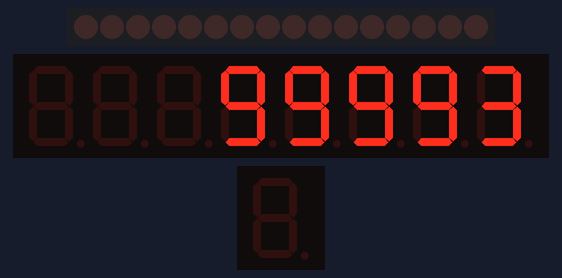
The sketch below on a simulated Arduino Mega 2560, built with avr-gcc and run on an emulated ATmega2560. On the bench: 16 shift-register outputs drawn as a row of LEDs (first output left, lit = HIGH), 2 × 8-digit seven-segment display. Wiring (inferred from the names in the program): 2 × shift register (74HC595): data pin 25; shift clock pin 22; latch pin 31; 2 × MAX7219 LED driver: data pin 29, clock pin 39, CS pin 37 / data pin 43, clock pin 45, CS pin 41. Wiring (inferred from the signals the program sends): row of LEDs: on Q0, Q1, Q2, Q3, Q4, Q5, Q6, Q7, Q8, Q9, Q10, Q11, Q12, Q13, Q14, Q15.

Above: at 6.1 s.
At 8.1 s:
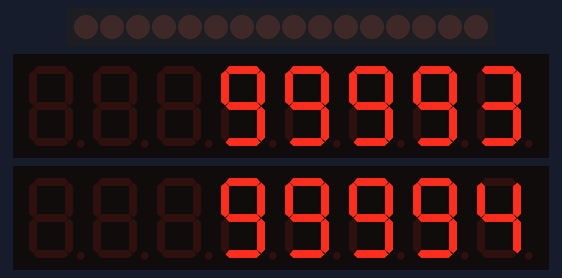
At 10.1 s:
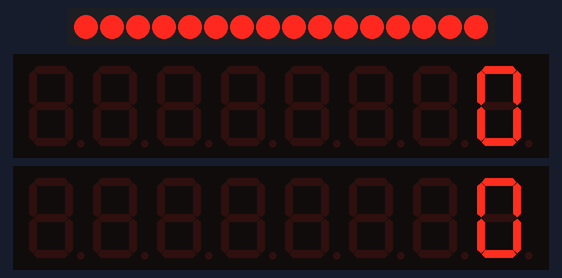
At 17.2 s:
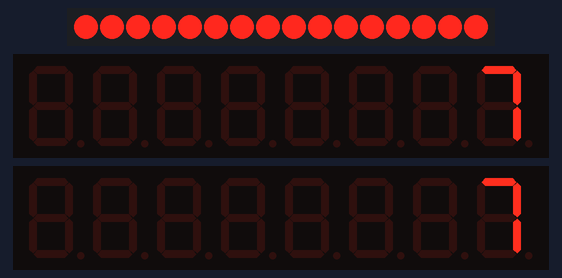
At 24.2 s:
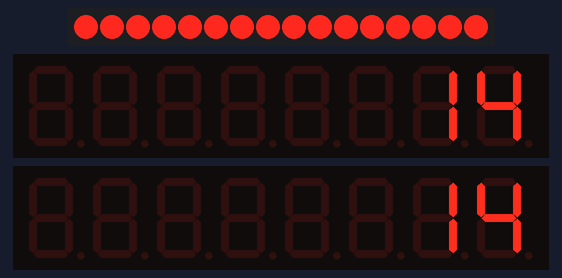
At 38.3 s:
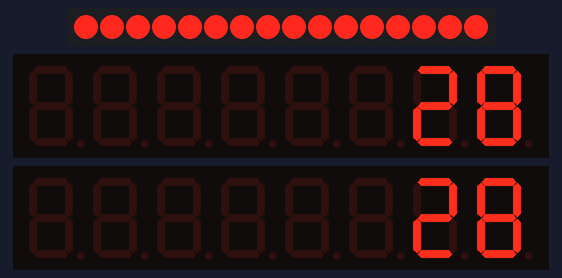

The sketch:

max7219-7segment-8digit-multi.ino
```cpp
/**
 * Amir Tohidi - @amirtohidi1
 */

 //                 majol1  majol2  majol3  majol4  majol5
int MAX7219_DIN[] = { 23   , 25    , 27    , 29    , 43};
int MAX7219_CS[]  = { 31   , 33    , 35    , 37    , 41};
int MAX7219_CLK[] = { 22   , 22    , 22    , 39    , 45};

//Set HexNumber
byte xx[] = {0x00 , 0x01 , 0x02, 0x03, 0x04, 0x05, 0x06, 0x07, 0x08, 0x09};

//Default Char
char te[5][8] = {
  {'c', 'c', 'c', 'c', 'c', 'c', 'c', 'c'},
  {'c', 'c', 'c', 'c', 'c', 'c', 'c', 'c'},
  {'c', 'c', 'c', 'c', 'c', 'c', 'c', 'c'},
  {'c', 'c', 'c', 'c', 'c', 'c', 'c', 'c'},
  {'c', 'c', 'c', 'c', 'c', 'c', 'c', 'c'}
};

// Number of Majol
int tedad = 5;

void initialise()
{
  for (int i = 0 ; i < tedad ; i++)
  {
    pinMode(MAX7219_DIN[i], OUTPUT);
  }

  for (int i = 0 ; i < tedad ; i++)
  {
    pinMode(MAX7219_CS[i], OUTPUT);
    pinMode(MAX7219_CLK[i], OUTPUT);
  }

  for (int i = 0 ; i < tedad ; i++)
  {
    digitalWrite(MAX7219_CS[i], HIGH);

    while (digitalRead(MAX7219_CS[i]) != HIGH)
    {}
  }

}

void output(byte address, byte data , int pin_num)
{
  digitalWrite(MAX7219_CS[pin_num], LOW);
  while (digitalRead(MAX7219_CS[pin_num]) != LOW)
  {
  }
  shiftOut(MAX7219_DIN[pin_num], MAX7219_CLK[pin_num], MSBFIRST, address);
  shiftOut(MAX7219_DIN[pin_num], MAX7219_CLK[pin_num], MSBFIRST, data);

  digitalWrite(MAX7219_CS[pin_num], HIGH);

  while (digitalRead(MAX7219_CS[pin_num]) != HIGH)
  {
  }
}

void setup() {
  Serial.begin(9600);

  // put your setup code here, to run once:
  initialise();

  for (int i = 0 ; i < tedad ; i++)
  {
    initMax7219(i);
    showNUMBER(99990+i, i);
    delay(2000);
  }

}

void initMax7219(int pin_num)
{
  output(0x0f, 0x00, pin_num); //display test register - test mode off
  output(0x0c, 0x01, pin_num); //shutdown register - normal operation
  output(0x0b, 0x07, pin_num); //scan limit register - display digits 0 thru 7
  output(0x0a, 0x0f, pin_num); //intensity register - max brightness
  output(0x09, 0xff, pin_num); //decode mode register - CodeB decode all digits

}

long kk = 0;
void loop() {

  showNUMBER(kk , 0);
  showNUMBER(kk , 1);
  showNUMBER(kk , 2);
  showNUMBER(kk , 3);
  showNUMBER(kk , 4);
  kk++;
  delay(1000);
}


void showNUMBER(long number , int pin_num)
{

  String str = make_str((String)number);
  output(0x0c, 0x1, pin_num); //shutdown register - normal operation
  output(0x0b, 0x07, pin_num);


  for (int i = 0 ; i < 8 ; i++) {
    if (str.charAt(i) == te[pin_num][i])
    {

    }
    else
    {
      if (str.charAt(i) == ' ')
      {
        output(xx[8 - i], 0b01111111 , pin_num); //digit 7 (leftmost digit) data
      }
      else
      {
        output(xx[8 - i], xx[((String)str.charAt(i)).toInt()] , pin_num); //digit 7 (leftmost digit) data
      }
      te[pin_num][i] = str.charAt(i);
    }

  }

  output(0x0c, 0x0, pin_num); //shutdown register - normal operation
  output(0x0c, 0x1, pin_num);
}

String make_str(String str) {
  int len = 8 - str.length();
  for (int i = 0; i < (len); i++) {
    str = ' ' + str;
  }
  return str;
}
```

Measured:
- what the display in image 0 shows lasts 2.0 s, from 6.0 s to 8.0 s
- what the display in image 2 shows lasts 1.0 s, from 10.0 s to 11.0 s
